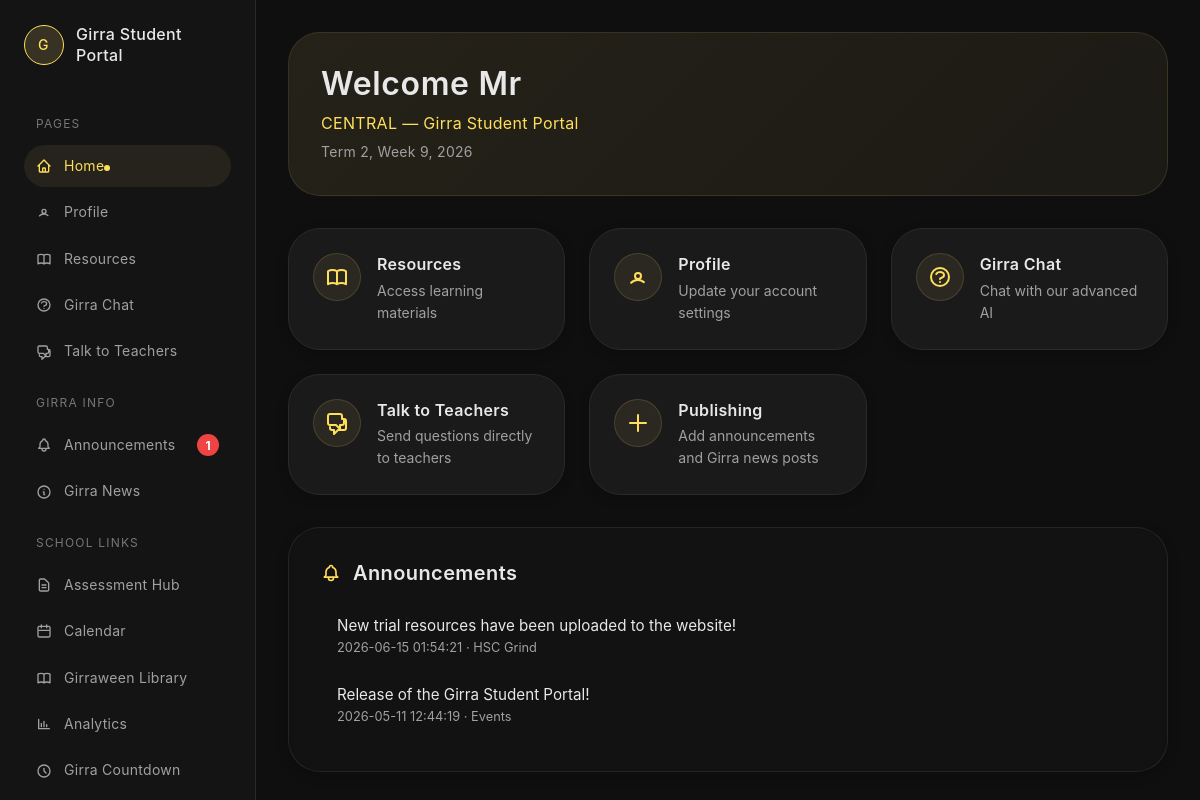
/home (signed in), run on the app's committed database.
### tables this page shows
CREATE TABLE content_items (
    id INTEGER PRIMARY KEY AUTOINCREMENT,
    content_type TEXT NOT NULL CHECK(content_type IN ('announcement','news')),
    title TEXT NOT NULL,
    category TEXT,
    body TEXT NOT NULL,
    created_by INTEGER,
    created_at TEXT DEFAULT (datetime('now')),
    FOREIGN KEY (created_by) REFERENCES users(id)
);

### app.py (the view)
@app.route('/home')
def home():
    if not session.get('logged_in'):
        return redirect(url_for('login'))
    conn = get_db()
    cur = conn.cursor()
    cur.execute("""
        SELECT content_items.*, users.first_name, users.last_name
        FROM content_items
        LEFT JOIN users ON users.id = content_items.created_by
        WHERE content_type = 'announcement'
        ORDER BY created_at DESC
        LIMIT 3
    """)
    announcements = cur.fetchall()
    conn.close()
    return render_template(
        'home.html',
        username=session.get('name', 'Student'),
        school_term=get_school_term_label(),
        announcements=announcements,
        is_teacher=is_teacher(),
        is_admin=is_admin(),
        can_publish=can_publish_posts()
    )

### app.py (called while the page is built)
def csrf_token():
    token = session.get("_csrf_token")
    if not token:
        token = secrets.token_urlsafe(32)
        session["_csrf_token"] = token
    return token

def get_db():
    conn = sqlite3.connect("girra_portal.db")
    conn.row_factory = sqlite3.Row
    return conn

def get_school_term_label(today=None):
    today = today or date.today()
    terms = NSW_SCHOOL_TERMS.get(today.year, [])
    for term_number, start_date, end_date in terms:
        if start_date <= today <= end_date:
            week_number = ((today - start_date).days // 7) + 1
            return f"Term {term_number}, Week {week_number}, {today.year}"
    return f"School Holidays, {today.year}"

def can_access(user_level: str, min_level: str) -> bool:
    return LEVEL_ORDER.get(user_level, 0) >= LEVEL_ORDER.get(min_level, 0)

def current_role() -> str:
    return session.get("role", "teacher" if session.get("access_level") == "T" else "student")

def is_teacher() -> bool:
    return current_role() == "teacher" and session.get("access_level") == "T"

def is_admin() -> bool:
    return current_role() == "admin"

def can_publish_posts() -> bool:
    return is_teacher() or is_admin()

def get_last_seen(cur, user_id: int, item_type: str, item_id: int = 0):
    cur.execute("""
        SELECT last_seen_at
        FROM user_read_state
        WHERE user_id = ? AND item_type = ? AND item_id = ?
    """, (user_id, item_type, item_id))
    row = cur.fetchone()
    return row["last_seen_at"] if row else "1970-01-01 00:00:00"

@app.context_processor
def inject_notifications():
    return {
        "notifications": get_notification_counts(),
        "is_teacher": is_teacher(),
        "is_admin": is_admin(),
    }

### templates/home.html (shortened to what this page needs)
<!DOCTYPE html>
<html lang="en">
<head>
    <link rel="stylesheet" href="{{ url_for('static', filename='styles/global.css') }}">
    <link rel="stylesheet" href="{{ url_for('static', filename='styles/home.css') }}">
    <link rel="stylesheet" href="{{ url_for('static', filename='styles/pages.css') }}">
</head>
<body>
    <div class="dashboard">
        <aside class="sidebar" id="sidebar">
            <div class="sidebar-content">
                <div class="sidebar-logo">
                    <div class="logo-box">
                        <span>G</span>
                    </div>
                    <div class="logo-text">
                        <a href="/"><h2>Girra Student Portal</h2></a>
                    </div>
                </div>
                <nav class="sidebar-nav">
                    <div class="nav-header">PAGES</div>
                    <a href="/home" class="nav-item active" data-page="home">
                        <svg class="nav-icon" fill="none" stroke="currentColor" viewBox="0 0 24 24">
                            <path stroke-linecap="round" stroke-linejoin="round" stroke-width="2" d="M3 12l2-2m0 0l7-7 7 7M5 10v10a1 1 0 001 1h3m10-11l2 2m-2-2v10a1 1 0 01-1 1h-3m-6 0a1 1 0 001-1v-4a1 1 0 011-1h2a1 1 0 011 1v4a1 1 0 001 1m-6 0h6"/>
                        </svg>
                        <span class="nav-label">Home</span>
                    </a>
                    <a href="/profile" class="nav-item" data-page="profile">
                        <svg class="nav-icon" fill="none" stroke="currentColor" viewBox="0 0 24 24">
                            <path stroke-linecap="round" stroke-linejoin="round" stroke-width="2" d="M5.121 17.804A8.966 8.966 0 0112 15c2.21 0 4.236.8 5.879 2.129M15 11a3 3 0 11-6 0 3 3 0 016 0z"/>
                        </svg>
                        <span class="nav-label">Profile</span>
                    </a>
                    <a href="/resources" class="nav-item" data-page="resources">
                        <span class="nav-label">Resources</span>
                    </a>
                    <a href="/help" class="nav-item" data-page="help">
                        <svg class="nav-icon" fill="none" stroke="currentColor" viewBox="0 0 24 24">
                            <path stroke-linecap="round" stroke-linejoin="round" stroke-width="2" d="M8.228 9c.549-1.165 2.03-2 3.772-2 2.21 0 4 1.343 4 3 0 1.4-1.278 2.575-3.006 2.907-.542.104-.994.54-.994 1.093m0 3h.01M21 12a9 9 0 11-18 0 9 9 0 0118 0z"/>
                        </svg>
                        <span class="nav-label">Girra Chat </span>
                    </a>
                    <a href="/teacher-chat" class="nav-item" data-page="teacher-chat">
                        <svg class="nav-icon" fill="none" stroke="currentColor" viewBox="0 0 24 24">
                            <path stroke-linecap="round" stroke-linejoin="round" stroke-width="2" d="M17 8h2a2 2 0 012 2v7a2 2 0 01-2 2h-6l-4 4v-4H7a2 2 0 01-2-2v-1m12-8V5a2 2 0 00-2-2H5a2 2 0 00-2 2v7a2 2 0 002 2h6l4 4v-4h2a2 2 0 002-2V8z"/>
                        </svg>
                        <span class="nav-label">Talk to Teachers</span>
                    </a>
                    <div class="nav-header">GIRRA INFO</div>
                    <a href="/announcements" class="nav-item" data-page="announcements">
                        <span class="nav-label">Announcements</span>
                        {% if notifications.announcements %}
                        <span class="nav-badge">{{ notifications.announcements }}</span>
                        {% endif %}
                    </a>
                    <a href="/news" class="nav-item" data-page="news">
                        <svg class="nav-icon" fill="none" stroke="currentColor" viewBox="0 0 24 24">
                            <path stroke-linecap="round" stroke-linejoin="round" stroke-width="2" d="M13 16h-1v-4h-1m1-4h.01M21 12a9 9 0 11-18 0 9 9 0 0118 0z"/>
                        </svg>
                        <span class="nav-label">Girra News</span>
                    </a>
                    <div class="nav-header">SCHOOL LINKS</div>
                    <a href="https://girraween-h.schools.nsw.gov.au/learning-and-support/assessments" class="nav-item" target="_blank" rel="noopener noreferrer">
                        <svg class="nav-icon" fill="none" stroke="currentColor" viewBox="0 0 24 24">
                            <path stroke-linecap="round" stroke-linejoin="round" stroke-width="2" d="M9 12h6m-6 4h6m2 5H7a2 2 0 01-2-2V5a2 2 0 012-2h5.586a1 1 0 01.707.293l5.414 5.414A1 1 0 0119 9.414V19a2 2 0 01-2 2z"/>
                        </svg>
                        <span class="nav-label">Assessment Hub</span>
                    </a>
                    <a href="https://girraween-h.sentral.com.au/s-Qedxel/webcal/calendar/4" class="nav-item" target="_blank" rel="noopener noreferrer">
                        <svg class="nav-icon" fill="none" stroke="currentColor" viewBox="0 0 24 24">
                            <path stroke-linecap="round" stroke-linejoin="round" stroke-width="2" d="M8 7V3m8 4V3M5 11h14M5 5h14a2 2 0 012 2v12a2 2 0 01-2 2H5a2 2 0 01-2-2V7a2 2 0 012-2z"/>
                        </svg>
                        <span class="nav-label">Calendar</span>
                    </a>
                    <a href="https://oliver-20.library.det.nsw.edu.au/4/home/news" class="nav-item" target="_blank" rel="noopener noreferrer">
                        <span class="nav-label">Girraween Library</span>
                    </a>
                    <a href="/analytics" class="nav-item" data-page="analytics">
                        <svg class="nav-icon" fill="none" stroke="currentColor" viewBox="0 0 24 24">
                            <path stroke-linecap="round" stroke-linejoin="round" stroke-width="2" d="M4 19V5m0 14h16M8 16v-5m4 5V8m4 8v-3"/>
                        </svg>
                        <span class="nav-label">Analytics</span>
                    </a>
                    <a href="/girra-countdown" class="nav-item" data-page="girra-countdown" target="_blank" rel="noopener noreferrer">
                        <svg class="nav-icon" fill="none" stroke="currentColor" viewBox="0 0 24 24">
                            <path stroke-linecap="round" stroke-linejoin="round" stroke-width="2" d="M12 8v4l3 3m6-3a9 9 0 11-18 0 9 9 0 0118 0z"/>
                        </svg>
                        <span class="nav-label">Girra Countdown</span>
                    </a>
                    <a href="/about" class="nav-item" data-page="hsc-countdown" target="_blank" rel="noopener noreferrer">
                    </a>
                </nav>
            </div>
        </aside>
        <main class="main-content">
            <div class="hero-banner">
                <h1>Welcome {{ username }}</h1>
                <p class="banner-subtitle">CENTRAL — Girra Student Portal</p>
                <p class="banner-term">{{ school_term }}</p>
            </div>
            <div class="feature-grid">
                <a href="/resources" class="feature-card">
                    <div class="feature-icon-box">
                    </div>
                    <div>
                        <h3>Resources</h3>
                        <p>Access learning materials{% if notifications.resources %} · {{ notifications.resources }} new{% endif %}</p>
                    </div>
                </a>
                <a href="/profile" class="feature-card">
                    <div class="feature-icon-box">
                        <svg class="feature-icon" fill="none" stroke="currentColor" viewBox="0 0 24 24">
                            <path stroke-linecap="round" stroke-linejoin="round" stroke-width="2" d="M5.121 17.804A8.966 8.966 0 0112 15c2.21 0 4.236.8 5.879 2.129M15 11a3 3 0 11-6 0 3 3 0 016 0z"/>
                        </svg>
                    </div>
                    <div>
                        <h3>Profile</h3>
                        <p>Update your account settings</p>
                    </div>
                </a>
                <a href="/help" class="feature-card">
                    <div class="feature-icon-box">
                        <svg class="feature-icon" fill="none" stroke="currentColor" viewBox="0 0 24 24">
                            <path stroke-linecap="round" stroke-linejoin="round" stroke-width="2" d="M8.228 9c.549-1.165 2.03-2 3.772-2 2.21 0 4 1.343 4 3 0 1.4-1.278 2.575-3.006 2.907-.542.104-.994.54-.994 1.093m0 3h.01M21 12a9 9 0 11-18 0 9 9 0 0118 0z"/>
                        </svg>
                    </div>
                    <div>
                        <h3>Girra Chat</h3>
                        <p>Chat with our advanced AI</p>
                    </div>
                </a>
                <a href="/teacher-chat" class="feature-card">
                    <div class="feature-icon-box">
                        <svg class="feature-icon" fill="none" stroke="currentColor" viewBox="0 0 24 24">
                            <path stroke-linecap="round" stroke-linejoin="round" stroke-width="2" d="M17 8h2a2 2 0 012 2v7a2 2 0 01-2 2h-6l-4 4v-4H7a2 2 0 01-2-2v-1m12-8V5a2 2 0 00-2-2H5a2 2 0 00-2 2v7a2 2 0 002 2h6l4 4v-4h2a2 2 0 002-2V8z"/>
                        </svg>
                    </div>
                    <div>
                        <h3>Talk to Teachers</h3>
                        <p>Send questions directly to teachers{% if notifications.teacher_chat %} · {{ notifications.teacher_chat }} unread{% endif %}</p>
                    </div>
                </a>
                {% if can_publish %}
                <a href="/announcements" class="feature-card">
                    <div class="feature-icon-box">
                        <svg class="feature-icon" fill="none" stroke="currentColor" viewBox="0 0 24 24">
                            <path stroke-linecap="round" stroke-linejoin="round" stroke-width="2" d="M12 4v16m8-8H4"/>
                        </svg>
                    </div>
                    <div>
                        <h3>Publishing</h3>
                        <p>Add announcements and Girra news posts</p>
                    </div>
                </a>
                {% endif %}
            </div>
            <div class="announcements-panel">
                <div class="panel-header">
                    <h2>Announcements</h2>
                </div>
                {% for item in announcements %}
                <div class="resource-row">
                    <div>
                        <p class="resource-title">{{ item.title }}</p>
                        <p class="resource-meta">{{ item.created_at }}{% if item.category %} · {{ item.category }}{% endif %}</p>
                    </div>
                </div>
                {% else %}
                <p class="panel-empty">Currently there are no announcements available</p>
                {% endfor %}
            </div>
        </main>
    </div>
</body>
</html>

### static/styles/global.css (style rules this page uses)
:root { --girra-bg: #0f0f0f; --girra-sidebar: #141414; --girra-bg-lighter: #1a1a1a; --girra-border: #2a2a2a; --girra-yellow: #ffde59; --girra-text: #e8e8e8; --girra-text-muted: #a0a0a0; --spacing-xs: 0.25rem; --spacing-sm: 0.5rem; --spacing-md: 1rem; --spacing-lg: 1.5rem; --spacing-xl: 2rem; --radius-sm: 0.5rem; --radius-md: 0.75rem; --radius-lg: 1rem; --radius-xl: 1.5rem; --radius-2xl: 2rem; --radius-3xl: 3rem; --transition-fast: 200ms ease; --transition-normal: 300ms ease; --transition-slow: 500ms ease; }
* { margin: 0; padding: 0; box-sizing: border-box; }
html, body { font-family: -apple-system, BlinkMacSystemFont, 'Segoe UI', Roboto, 'Helvetica Neue', Arial, sans-serif; background-color: var(--girra-bg); color: var(--girra-text); line-height: 1.6; -webkit-font-smoothing: antialiased; -moz-osx-font-smoothing: grayscale; }
body { min-height: 100vh; overflow-x: hidden; }
h1 { font-size: 2.5rem; font-weight: 600; line-height: 1.2; letter-spacing: -0.02em; }
h2 { font-size: 1.5rem; font-weight: 600; line-height: 1.3; }
h3 { font-size: 1.25rem; font-weight: 600; line-height: 1.4; }
p { font-size: 1rem; line-height: 1.6; }
a { color: inherit; text-decoration: none; transition: color var(--transition-fast); }
.resource-row { display: flex; justify-content: space-between; align-items: center; padding: 0.75rem 1rem; border-radius: var(--radius-xl); transition: background var(--transition-fast), transform var(--transition-fast); }
.resource-title { font-size: 0.95rem; color: var(--girra-text); }
.resource-meta { font-size: 0.8rem; color: var(--girra-text-muted); }

### static/styles/pages.css (style rules this page uses)
.nav-badge { min-width: 1.35rem; height: 1.35rem; padding: 0 0.35rem; margin-left: auto; border-radius: 999px; background: #ef4444; color: #fff; display: inline-flex; align-items: center; justify-content: center; font-size: 0.75rem; font-weight: 700; }

### data on the page
content_items: title "New trial resources have been uploaded to the website!", created_at "2026-06-15 01:54:21", category "HSC Grind"
content_items: title "Release of the Girra Student Portal!", created_at "2026-05-11 12:44:19", category "Events"

### other printed values
{{ notifications.announcements }} "1"
{{ username }} "Mr"
{{ school_term }} "Term 2, Week 9, 2026"
